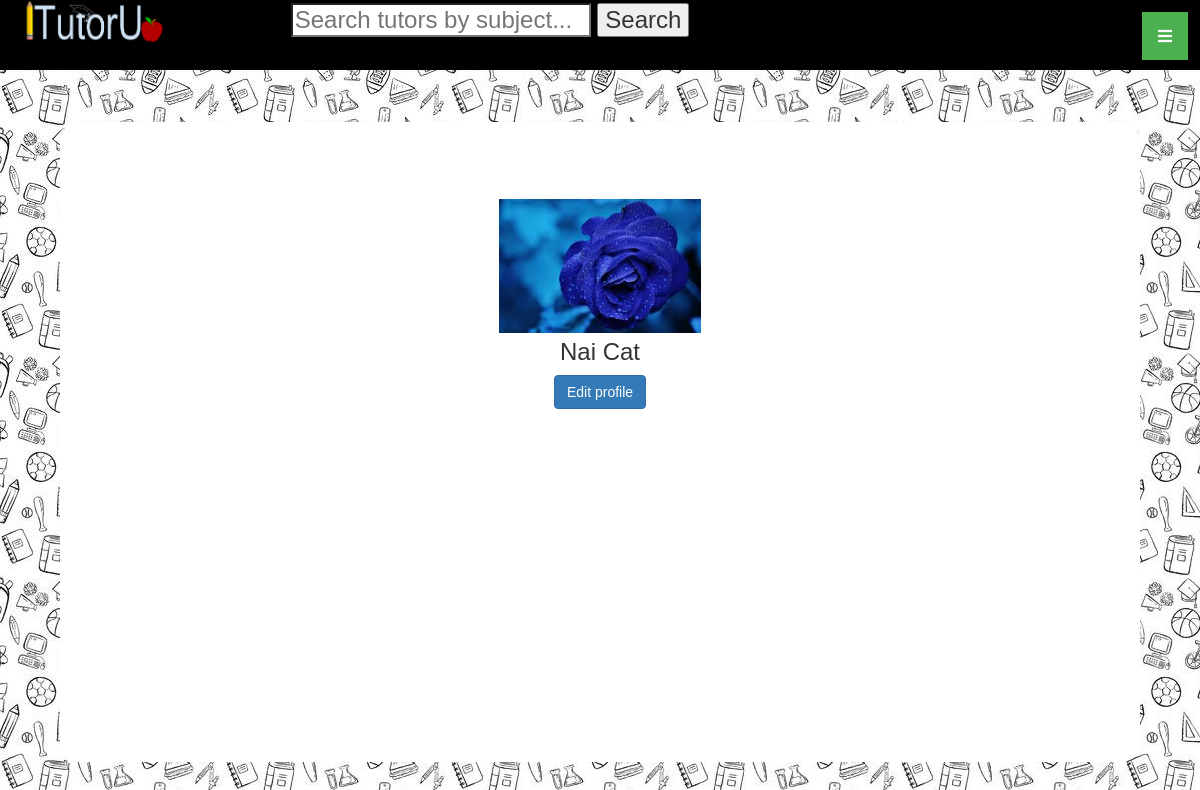
The page /Profile/index (signed in) on the database its author committed.
### tables this page shows
CREATE TABLE `profile` (
  `userId` int(11) NOT NULL,
  `firstName` varchar(30) NOT NULL,
  `lastName` varchar(30) NOT NULL,
  `profileImagePath` varchar(1024) DEFAULT 'profile_default.jpg',
  `schoolId` int(11) NOT NULL,
  `programId` int(11) NOT NULL
);

### app/core/App.php (called while the page is built, shortened)
<?php
class App {
	protected $method = 'index';
	public function __construct() {
		$url = $this->parseUrl();
		if(file_exists('app/controllers/' . $url[0] . 'Controller.php')){
			unset($url[0]);
		}
		$this->controller = new $this->controller();
		if(isset($url[1])) {
			if(method_exists($this->controller, $url[1]) ){
				$this->method = $url[1];
			}
			unset($url[1]);
		}
		$this->params = $url ? array_values($url):[];
		call_user_func_array([$this->controller, $this->method], $this->params);
	}
	public function parseUrl() {
		if(isset($_GET['url'])){
			return $url = explode('/', filter_var(rtrim($_GET['url'], '/')), FILTER_SANITIZE_URL);
		}
	}
}
?>

### index.php (called while the page is built, shortened)
<?php
	$app = new App();
?>

### app/models/User.php (called while the page is built, shortened)
<?php
class User extends Model
{
	public function getUserById($userId){
		$sql = "SELECT u.userId, p.firstName, p.lastName, p.profileImagePath FROM User u, Profile p
		WHERE u.userId = p.userId AND u.userId=:userId";
        $stmt = self::$_connection->prepare($sql);
        $stmt->execute(['userId'=>$userId]);
        $stmt->setFetchMode(PDO::FETCH_CLASS, "User");
		return $stmt->fetch();
	}
}
?>

### app/core/Model.php (called while the page is built, shortened)
<?php
class Model extends ModelCaller
{
	public function __construct() {
		$server = 'localhost';
		$DBName = 'itutorudb';
		$user = 'root';
		$pass = '';
	}
}
?>

### app/core/ModelCaller.php (called while the page is built, shortened)
<?php
class ModelCaller {
	public static function model($model) {
		if(file_exists('app/models/' . $model . '.php')) {
			return new $model();
		}
		else return null;
	}
}
?>

### app/views/Profile/index.php (the view, shortened to what this page needs)
<html>
	<head>
		<?php include_once('app/views/Default/stylesheet_links.php') ?>
	</head>
	<body>
		<?php include_once('app/views/Default/header.php') ?>
		<div class="content_block">
		<?php $user = $data['user']; ?>
	    <div style="background-color: white; padding-bottom: 3%">
	        <div id="profileImageIndex" style="background-image: url('/images/<?php echo $user->profileImagePath?>')">
	        	<h3 style="bottom: -70;position: absolute;text-align:  center;margin: auto;width: 100%;">
		        	<p><?php print("$user->firstName $user->lastName");?></p>
		        	<a class='btn btn-primary' href="/Profile/edit">Edit profile</a>
		        </h3>
	         </div>
	    </div>
	</body>
</html>

### css/default_styles.css (style rules this page uses)
body { padding: 0px; margin: 0px; position: relative; background-image: url("../images/default.jpg"); font-family: 'Arial', sans-serif; }
.content_block { overflow: auto; position: relative; padding: 25px; background-color: white; border-radius: 20px; width: 90%; margin: 5%; top: -1%; min-height: 80%; }
#profileImageIndex { width: 20%; height: 25%; background-repeat: no-repeat; background-size: contain; position: absolute; left: 40%; top: 10%; border: 7px solid white; background-color: white; background-position: center; filter: none; }

### rows shown on the page
profile: profileImagePath (picture), firstName "Nai", lastName "Cat"
